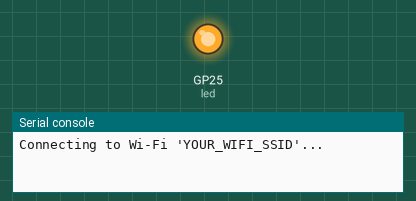
A program run on a simulated Raspberry Pi Pico running MicroPython. Parts: output pins drawn as LEDs (lit = HIGH), the last lines printed to the serial console. WiFi joins after 1.5 s.

Above: at 0.1 s.
At 0.6 s:
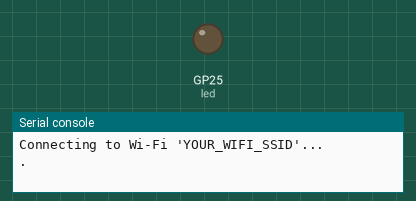
Timing chart, 0 to 2.5 s (numbered marks = the images above):
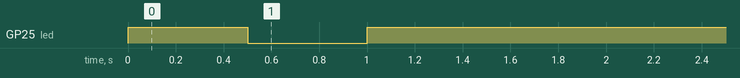

The program:

15_wifi_web_server.py
```python
"""Lab 15: MicroPython Wi-Fi Socket Web Server for IoT Telemetry and Control.

Runs on Pico W / Pico 2 W. Serves an interactive HTML dashboard over HTTP
allowing remote web browser clients to toggle the on-board LED and view
uptime telemetry.
"""
import network
import socket
from machine import Pin
from time import sleep_ms, ticks_ms

# Replace with your local 2.4 GHz Wi-Fi credentials
WIFI_SSID = "YOUR_WIFI_SSID"
WIFI_PASS = "YOUR_WIFI_PASSWORD"

led = Pin("LED", Pin.OUT)
led.off()

def connect_wifi():
    wlan = network.WLAN(network.STA_IF)
    wlan.active(True)
    if not wlan.isconnected():
        print("Connecting to Wi-Fi '{}'...".format(WIFI_SSID))
        wlan.connect(WIFI_SSID, WIFI_PASS)
        attempts = 0
        while not wlan.isconnected() and attempts < 20:
            led.toggle()
            sleep_ms(500)
            attempts += 1
            print(".", end="")
        print()

    if wlan.isconnected():
        led.on()
        ip = wlan.ifconfig()[0]
        print("Wi-Fi connected! Assigned IP Address:", ip)
        return ip
    else:
        led.off()
        raise RuntimeError("Failed to connect to Wi-Fi. Check SSID/Password.")

def build_web_page(led_state, uptime_sec):
    state_str = "ON" if led_state else "OFF"
    btn_action = "off" if led_state else "on"
    btn_color = "#e74c3c" if led_state else "#2ecc71"

    html = f"""<!DOCTYPE html>
<html>
<head>
    <meta name="viewport" content="width=device-width, initial-scale=1">
    <title>Pico 2 W IoT Dashboard</title>
    <style>
        body {{ font-family: sans-serif; background: #1a1a2e; color: #e6e6e6; text-align: center; padding: 20px; }}
        .card {{ background: #16213e; border-radius: 12px; padding: 25px; max-width: 400px; margin: 0 auto; box-shadow: 0 8px 16px rgba(0,0,0,0.4); }}
        h1 {{ color: #4ecca3; margin-bottom: 5px; }}
        .badge {{ display: inline-block; padding: 6px 14px; border-radius: 20px; font-weight: bold; font-size: 1.1em; background: {btn_color}; color: #fff; }}
        .btn {{ display: inline-block; margin-top: 20px; padding: 12px 30px; font-size: 1.1em; font-weight: bold; color: white; background: {btn_color}; text-decoration: none; border-radius: 8px; transition: 0.2s; }}
        .btn:hover {{ opacity: 0.85; }}
        .stats {{ margin-top: 20px; font-size: 0.9em; color: #8f9ba8; }}
    </style>
</head>
<body>
    <div class="card">
        <h1>Pico 2 W Dashboard</h1>
        <p>Embedded MicroPython Web Server</p>
        <hr style="border: 0; border-top: 1px solid #233554; margin: 20px 0;">
        <p>Current LED State: <span class="badge">{state_str}</span></p>
        <p><a href="/?led={btn_action}" class="btn">TURN LED {btn_action.upper()}</a></p>
        <div class="stats">
            <p>System Uptime: {uptime_sec} seconds</p>
            <p><small>Refresh page to update telemetry</small></p>
        </div>
    </div>
</body>
</html>"""
    return html

def run_server():
    ip = connect_wifi()
    addr = socket.getaddrinfo('0.0.0.0', 80)[0][-1]
    s = socket.socket()
    s.setsockopt(socket.SOL_SOCKET, socket.SO_REUSEADDR, 1)
    s.bind(addr)
    s.listen(2)
    print("HTTP server listening at http://{}/".format(ip))

    start_time = ticks_ms()
    while True:
        try:
            cl, client_addr = s.accept()
            req = cl.recv(1024).decode('utf-8', 'ignore')

            # Parse query parameters
            if "GET /?led=on" in req:
                led.on()
            elif "GET /?led=off" in req:
                led.off()

            uptime = int((ticks_ms() - start_time) / 1000)
            response = build_web_page(led.value(), uptime)

            cl.send('HTTP/1.1 200 OK\r\nContent-Type: text/html\r\nConnection: close\r\n\r\n')
            cl.send(response)
            cl.close()
        except Exception as e:
            print("Client error:", e)

if __name__ == "__main__":
    run_server()
```
